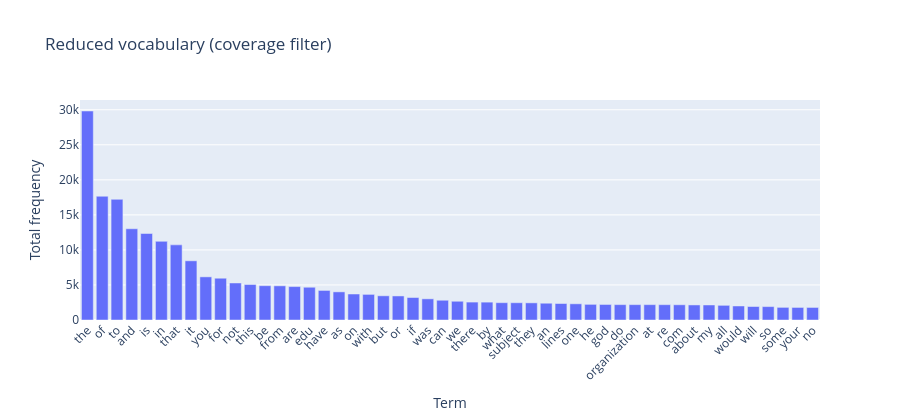

Notebook cell for this chart:
### Code cell
# Exercise 13
import numpy as np, pandas as pd

# a) Doc-frequency filter (appears in ≥ df_min documents)
df_min = 5
doc_freq = np.asarray((X_bow > 0).sum(axis=0)).ravel()
mask_df = doc_freq >= df_min

X_bow_df = X_bow[:, mask_df]
terms_df = vectorizer.get_feature_names_out()[mask_df]
print(f"Doc-frequency filter kept {X_bow_df.shape[1]} terms (df ≥ {df_min})")

# b) Coverage filter (keep top-K terms that cover ≥ coverage% of total counts)
term_counts = np.asarray(X_bow.sum(axis=0)).ravel()
order = np.argsort(term_counts)[::-1]
sorted_counts = term_counts[order]
cum = np.cumsum(sorted_counts)
coverage = 0.95
K = int((cum <= coverage * cum[-1]).sum()) or 1

keep_idx = order[:K]
X_bow_cov = X_bow[:, keep_idx]
terms_cov = vectorizer.get_feature_names_out()[keep_idx]
print(f"Coverage filter kept {K} terms (≈{coverage*100:.0f}% of total counts)")

# Quick visualization of the reduced set (interactive)
import plotly.express as px
df_top = pd.DataFrame({"term": terms_cov, "count": term_counts[keep_idx]}).sort_values("count", ascending=False)
fig = px.bar(df_top.head(50), x="term", y="count", title="Reduced vocabulary (coverage filter)", labels={"term":"Term","count":"Total frequency"})
fig.update_layout(xaxis_tickangle=-45, height=420)
fig.show()

### Figure 1 — Plotly figure (JSON) as saved in the notebook; plotly's stock layout.template omitted (floating-point values rounded to 4 significant figures)
{"data": [{"hovertemplate": "Term=%{x}<br>Total frequency=%{y}<extra></extra>", "legendgroup": "", "marker": {"color": "#636efa", "pattern": {"shape": ""}}, "name": "", "orientation": "v", "showlegend": false, "textposition": "auto", "type": "bar", "x": ["the", "of", "to", "and", "is", "in", "that", "it", "you", "for", "not", "this", "be", "from", "are", "edu", "have", "as", "on", "with", "but", "or", "if", "was", "can", "we", "there", "by", "what", "subject", "they", "an", "lines", "one", "he", "god", "do", "organization", "at", "re", "com", "about", "my", "all", "would", "will", "so", "some", "your", "no"], "xaxis": "x", "y": [29825, 17660, 17222, 13017, 12343, 11226, 10723, 8447, 6157, 5962, 5285, 5063, 4898, 4877, 4769, 4675, 4218, 4015, 3709, 3655, 3453, 3432, 3208, 3020, 2818, 2674, 2556, 2548, 2472, 2464, 2448, 2393, 2353, 2312, 2232, 2216, 2193, 2192, 2191, 2186, 2172, 2148, 2143, 2093, 2000, 1925, 1912, 1802, 1793, 1791], "yaxis": "y"}], "layout": {"barmode": "relative", "height": 420, "legend": {"tracegroupgap": 0}, "title": {"text": "Reduced vocabulary (coverage filter)"}, "xaxis": {"anchor": "y", "domain": [0, 1], "tickangle": -45, "title": {"text": "Term"}}, "yaxis": {"anchor": "x", "domain": [0, 1], "title": {"text": "Total frequency"}}}}
